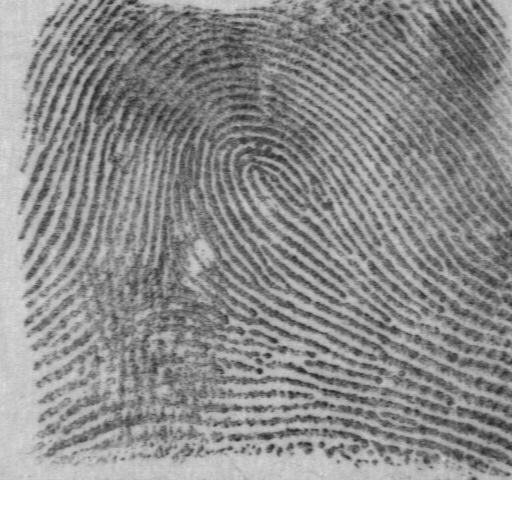
#> input picture pic1.png, 512 x 512 px
$ python test2.py   (Python 2 division)
#> lines starting #> are read from the running program, lines starting #| are printed output that depends on the picture
### initial.py
#!/usr/bin/env python2
# -*- coding: utf-8 -*-
"""
Created on Mon Nov  7 14:57:34 2016

@author: zhangzimou
"""
import cv2
from matplotlib import pyplot as plt
import numpy as np
from numpy.lib.stride_tricks import as_strided as ast
from numpy.fft import fft2
from numpy.fft import ifft2
from numpy.fft import fftshift
from scipy.signal import convolve2d

# [35 lines left out: functions block_view, blockproc, enhance, not called in this run]

def inverse(img):
    return 255-img


# [179 lines left out: functions foreground_, foreground, segmentation, blkWlDire, calcWlDire, blkwl and 8 more, not called in this run]


def imshow(img):
    plt.imshow(img,cmap='gray',vmin=0,vmax=255,interpolation='nearest')

# [4 lines left out: function normalize, not called in this run]
def normalize2(img,mu=125,sigma=128):
    m=np.mean(img)
    std=np.std(img)
    if (std==0):
        return img
    return mu+sigma/std*(img-m)

# [128 lines left out: functions fill, countCrossNum, validateMinutiae, bifurDirec, thinning, transitions_vec, not called in this run]

### test2.py
#!/usr/bin/env python2
# -*- coding: utf-8 -*-
"""
Created on Fri Nov 11 13:24:45 2016

@author: zhangzimou
"""

import cv2
import numpy as np
from matplotlib import pyplot as plt
from matplotlib.patches import Rectangle
from scipy.signal import convolve2d
import time
from initial import imshow
from initial import normalize
from initial import normalize2


def calcDirection(img):
    sobel_x=np.array([[1, 0, -1],[2, 0, -2],[1, 0, -1]])
    sobel_y=np.array([[1, 2, 1],[0, 0, 0],[-1,-2,-1]])
    par_x=convolve2d(img,sobel_x,mode='same')
    par_y=convolve2d(img,sobel_y,mode='same')
    Vy=2*np.sum(par_x*par_y)
    Vx=np.sum(par_y**2-par_x**2)
    theta=0.5*np.arctan2(Vy,Vx)#+np.pi/2
    return theta


start=time.clock()
img=cv2.imread('pic1.png',0)
#> img is the input picture: shape (512, 512); min 36, max 255, mean 146.2

#img=np.array([[0,0,0,1],[0,0,1,0],[0,1,0,0],[1,0,0,0]])
#img=img*255
#w=4
w=16
aa=200
bb=100
img=img[aa:aa+w,bb:bb+w]
img=normalize2(img)
#> in normalize2, `m=np.mean(img)`: m = 140
#> in normalize2, `std=np.std(img)`: std = 21.32
# [5 lines of commented-out code are left out]
sobel_x=np.array([[1, 0, -1],[2, 0, -2],[1, 0, -1]])
sobel_y=np.array([[1, 2, 1],[0, 0, 0],[-1,-2,-1]])
par_x=convolve2d(img,sobel_x,mode='same')
par_y=convolve2d(img,sobel_y,mode='same')

N,M=np.shape(img)
#> N = 16; M = 16
Vx=np.zeros((N/w,M/w))
#> Vx = [0]
Vy=np.zeros((N/w,M/w))
#> Vy = [0]
#theta=np.zeros(np.shape(img))
for i in range(N/w):
    for j in range(M/w):
        a=i*w;b=a+w;c=j*w;d=c+w
        Vy[i,j]=2*np.sum(par_x[a:b,c:d]*par_y[a:b,c:d])
        Vx[i,j]=np.sum(par_y[a:b,c:d]**2-par_x[a:b,c:d]**2)
#> after the loop, Vx = [-33705173.9]; Vy = [14013132.5]
theta=0.5*np.arctan2(Vy,Vx)#+np.pi/2
#> theta = [1.37]
end=time.clock()
print end-start
X,Y=np.mgrid[0:M:w,0:N:w]
#> X = [0]; Y = [0]
plt.figure()
plt.quiver(X,Y,np.cos(theta),np.sin(theta),color='r')
imshow(img)
currentAxis = plt.gca()
currentAxis.add_patch(Rectangle((400,100),w,w,fill=None,color='b'))
plt.show()
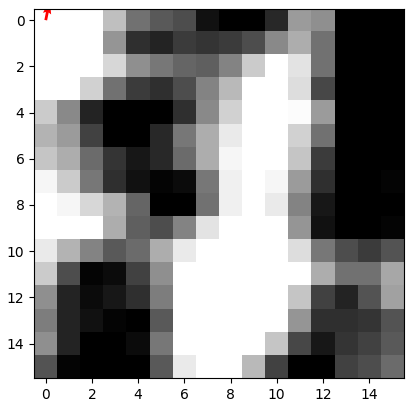
#> figure drawn by matplotlib, 1 panel

$ run again, with pic4.tif saved as pic1.png
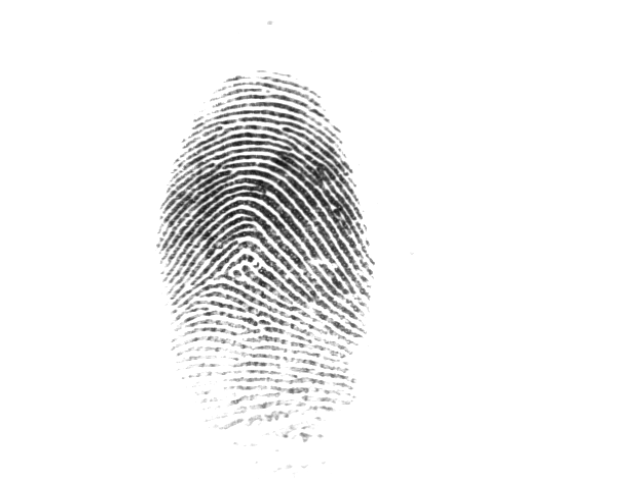
#> input picture pic4.tif, 640 x 480 px
#> img is the input picture: shape (480, 640); min 14, max 255, mean 241.6
#> m = 255
#> std = 0
#> theta = [0]
#> `plt.show()`:
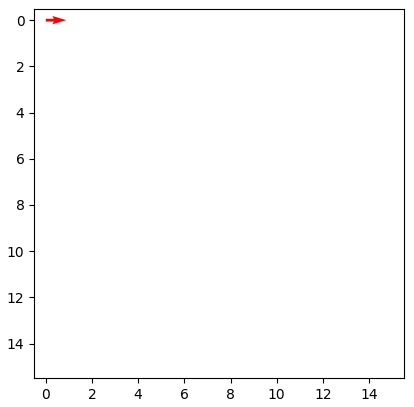
#> figure drawn by matplotlib, 1 panel

$ run again, with pic5.tif saved as pic1.png
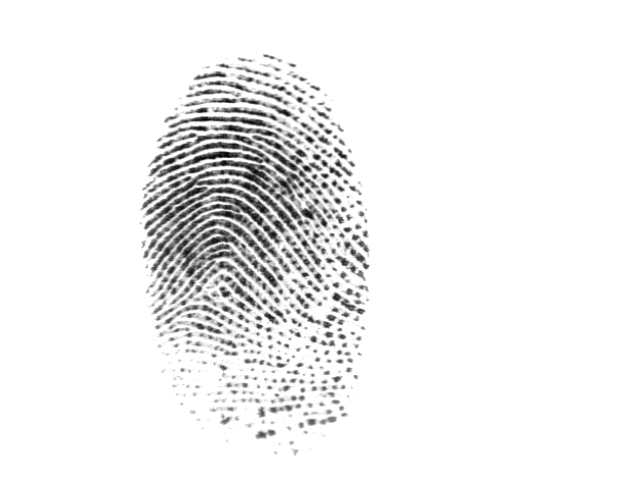
#> input picture pic5.tif, 640 x 480 px
#> img is the input picture: shape (480, 640); min 1, max 255, mean 240.1
#> m = 255
#> std = 0
#> theta = [0]
#> `plt.show()`:
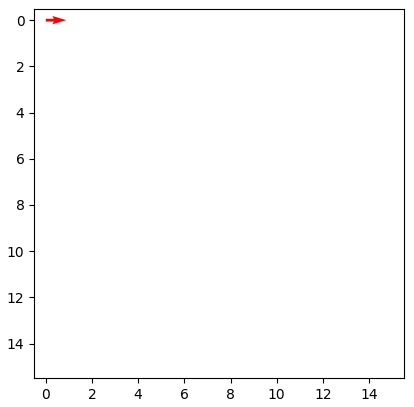
#> figure drawn by matplotlib, 1 panel
